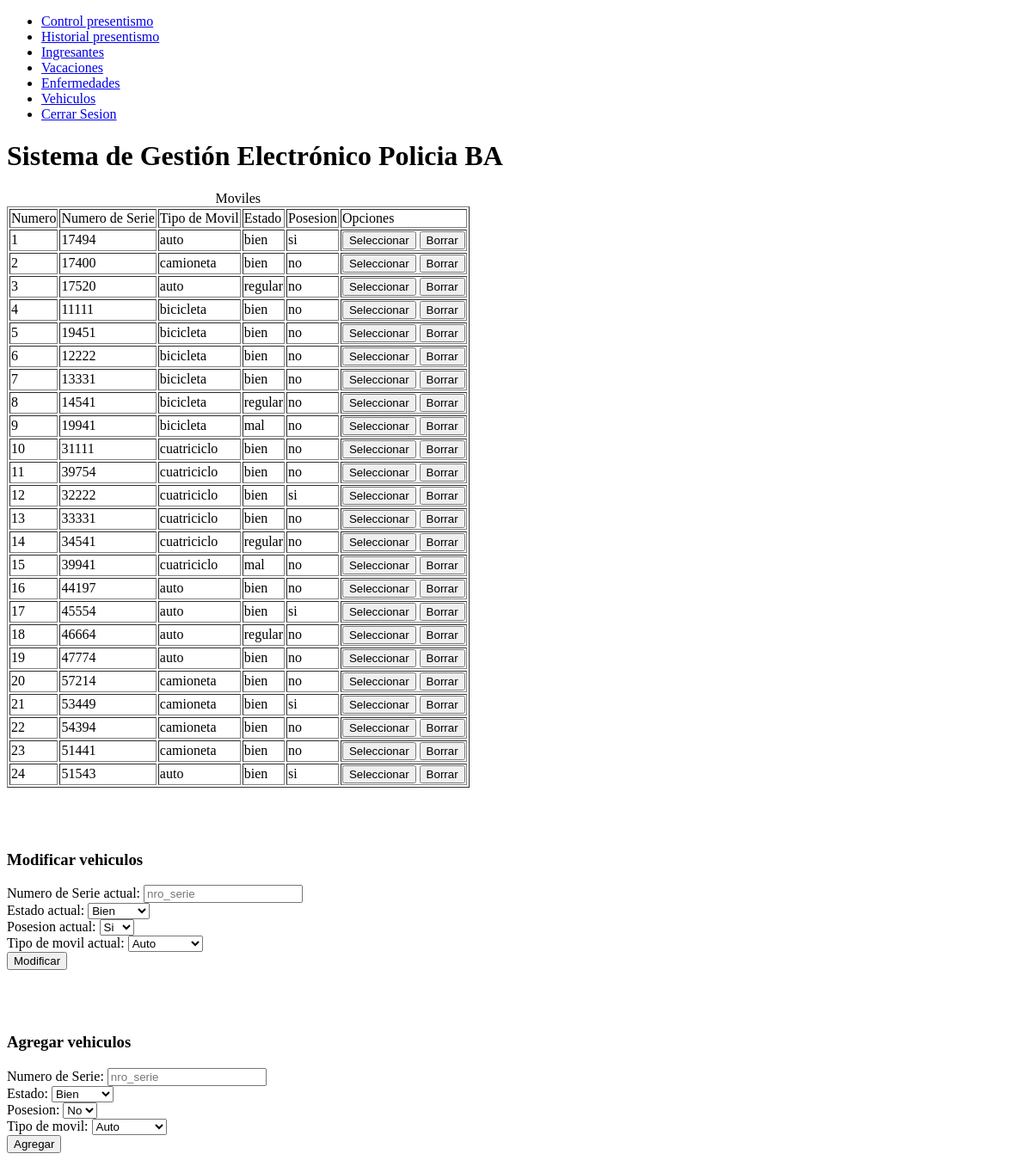
/administradores/vehiculos.php (signed in), run on an earlier commit of the app's database.
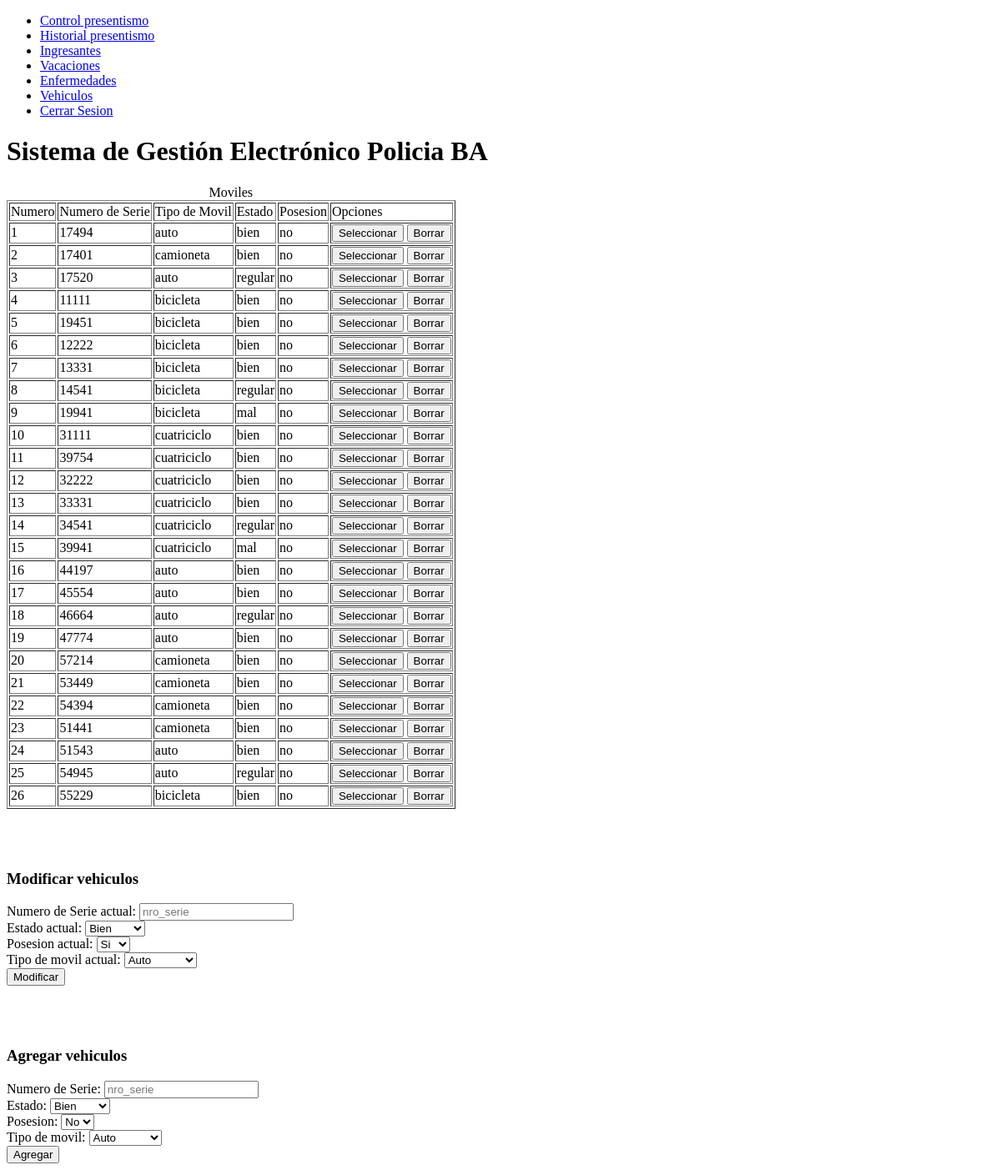
And on a later commit of the database.
### tables this page shows
CREATE TABLE `moviles` (
  `movil_id` int(11) NOT NULL,
  `nro_serie` int(11) NOT NULL,
  `tipo_movil` varchar(50) NOT NULL,
  `estado` varchar(50) NOT NULL,
  `posesion` int(5) NOT NULL,
  `fecha_borrado` date DEFAULT NULL
);

### administradores/vehiculos.php (the view, shortened to what this page needs)
<?php
    include("../conexion.php");
    $sql="SELECT movil_id , nro_serie ,tipo_movil , estado , posesion FROM moviles WHERE estado <>'borrado' ";
    $rta= mysqli_query($conexion,$sql) or
    die("Problemas en el select:".mysqli_error($conexion));
    $numero=1;
    $posesion = (isset($_REQUEST['posesion']))?$_REQUEST['posesion']:"";
    $tipo_movil = (isset($_REQUEST['tipo_movil']))?$_REQUEST['tipo_movil']:"";
    $estado= (isset($_REQUEST['estado']))?$_REQUEST['estado']:"";
    $nro_serie= (isset($_REQUEST['nro_serie']))?$_REQUEST['nro_serie']:"";;
    include("cabeceraA.php");
?>
    <table border="1">
        <caption>Moviles</caption>
        <tr>
            <td>Numero</td>
            <td>Numero de Serie</td>
            <td>Tipo de Movil</td>
            <td>Estado</td>
            <td>Posesion</td>
            <td>Opciones</td>
        </tr>
    <?php
        while ($mostrar = mysqli_fetch_array($rta))
        {
    ?>
        <tr>
            <td> <?php echo $numero ?> </td>
            <td> <?php echo $mostrar['nro_serie'] ?> </td>
            <td> <?php echo $mostrar['tipo_movil'] ?> </td>
            <td> <?php echo $mostrar['estado'] ?> </td>
            <td> <?php
                    if ($mostrar['posesion'] == "si" ){
                        echo "si";
                    }
                    else{
                        echo"no";
                    }
                 ?>
            </td>
            <td>
                <form method="POST">
                    <input type="submit" name="opcion" value="Seleccionar">
                    <input type="submit" name="opcion" value="Borrar">
                </form>
            </td>
        </tr>
    <?php
        $numero++;
        }
    ?>
    </table>
    <br><br><br>
    <form method="POST">
        <h3>Modificar vehiculos</h3>
        Numero de Serie actual:
        <input type="text" name="nro_serie" value="<?php echo $nro_serie;?>" placeholder="nro_serie"><br>
        Estado actual: <?php echo $estado;?>
        <select name="estado">
            <option value="bien" <?php echo ($estado=="bien")?"selected":""; ?> >Bien</option>
        </select><br>
        Posesion actual: <?php echo $posesion;?>
        <select name="posesion">
            <option value="si" <?php echo ($posesion=="si")?"selected":""; ?> >Si</option>
        </select><br>
        Tipo de movil actual: <?php echo $tipo_movil;?>
        <select name="tipo_movil">
            <option value="auto" <?php echo ($tipo_movil=="auto")?"selected":""; ?> >Auto</option>
        </select><br>
        <input type="submit" name="opcion" value="Modificar">
    </form>
    <br><br><br>
    <form method="POST">
        <h3>Agregar vehiculos</h3>
        Numero de Serie:
        <input type="text" name="nro_serie" placeholder="nro_serie"><br>
        Estado:
        <select name="estado">
            <option value="bien" >Bien</option>
        </select><br>
        Posesion:
        <select name="posesion">
            <option value="no" selected>No</option>
        </select><br>
        Tipo de movil:
        <select name="tipo_movil">
            <option value="auto">Auto</option>
        </select><br>
        <input type="submit" name="opcion" value="Agregar">
    </form>
</body>
</html>

What changed in the data, as far as the page shows it:
changed moviles (number 1 of 26 on the later page): posesion "si" → "no"
changed moviles (number 2 of 26 on the later page): nro_serie "17400" → "17401"
changed moviles (number 12 of 26 on the later page): posesion "si" → "no"
changed moviles (number 17 of 26 on the later page): posesion "si" → "no"
changed moviles (number 21 of 26 on the later page): posesion "si" → "no"
changed moviles (number 24 of 26 on the later page): posesion "si" → "no"
added moviles: nro_serie "54945", tipo_movil "auto", estado "regular", posesion "no"
added moviles: nro_serie "55229", tipo_movil "bicicleta", estado "bien", posesion "no"
